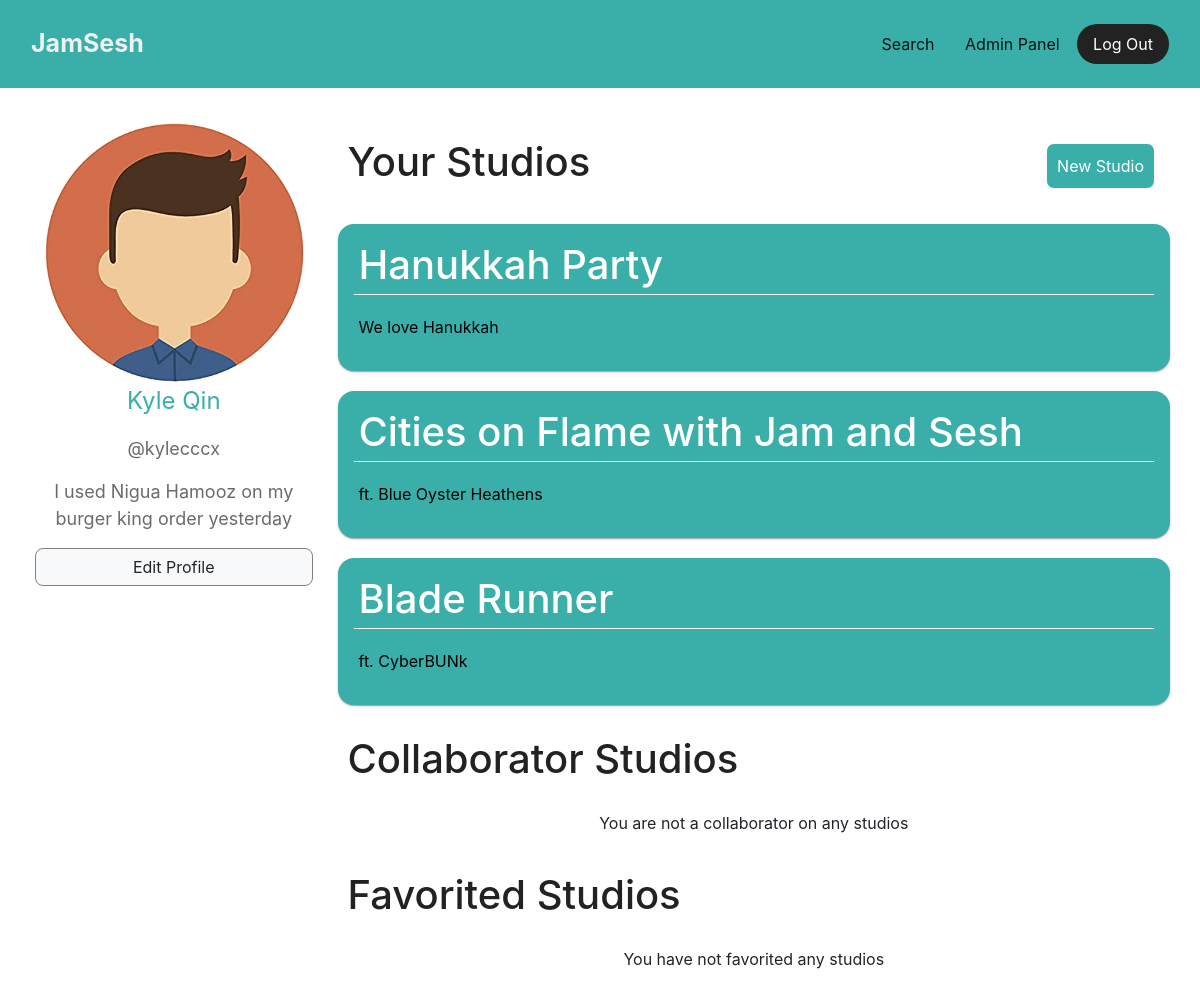
The app's page /user-profile.php (signed in), older data.
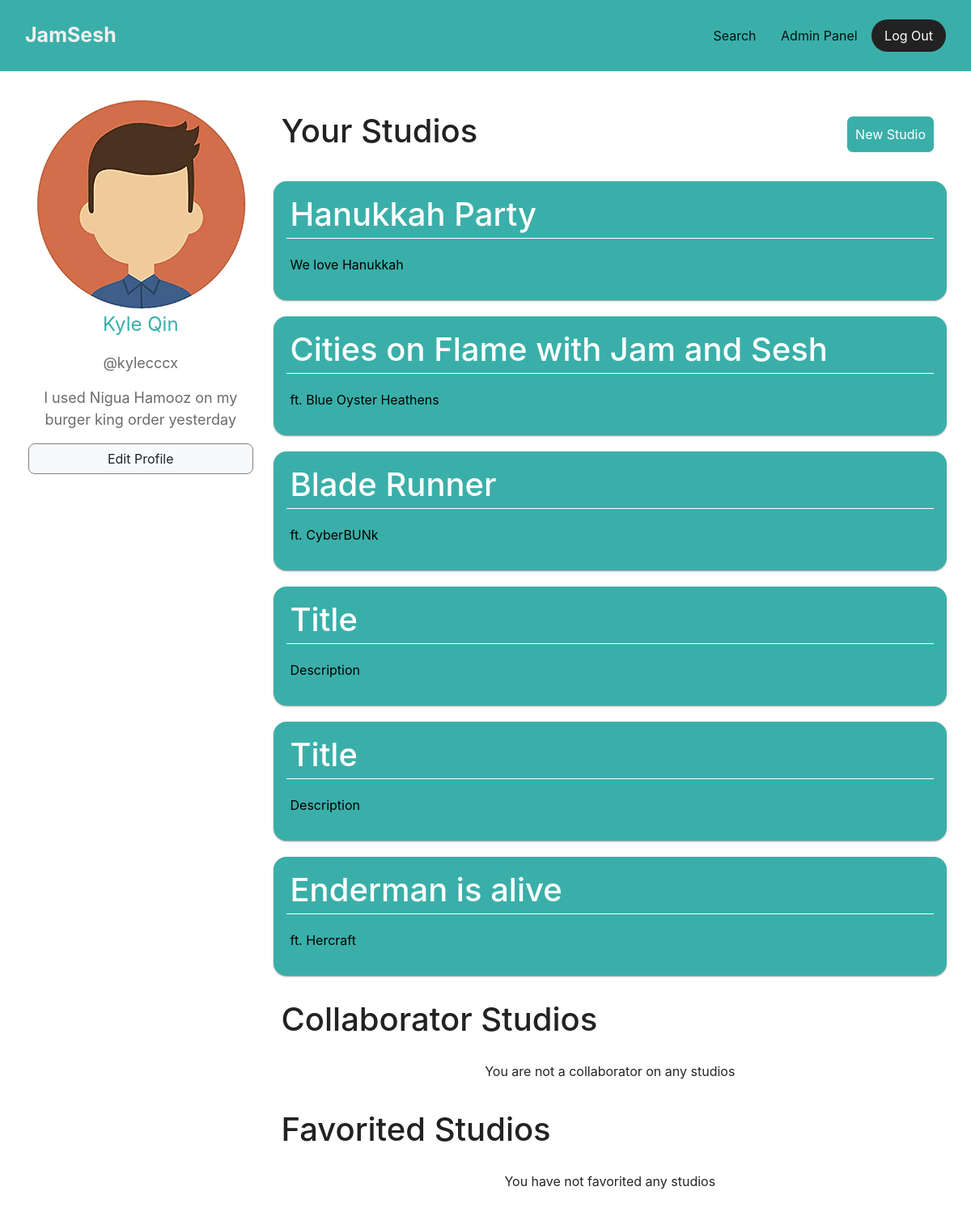
The same page, newer data.
### tables this page shows
CREATE TABLE `studios` (
  `id` int(11) NOT NULL,
  `owner` varchar(50) DEFAULT NULL,
  `instruments` mediumtext DEFAULT '',
  `title` varchar(50) NOT NULL DEFAULT 'Title',
  `visibility` varchar(10) NOT NULL DEFAULT 'Public',
  `allowFork` varchar(5) NOT NULL DEFAULT 'Yes',
  `description` varchar(2048) NOT NULL DEFAULT 'Description',
  `forks` int(10) NOT NULL DEFAULT 0,
  `isAFork` int(11) DEFAULT NULL,
  `favorites` int(255) DEFAULT 0
);

### user-profile.php (the view, shortened to what this page needs)
<?php
include 'assets/php/db_conn.php';
function fetchOwnedStudios( $link ) {
  $owned_studios = array();
  $sql = "SELECT id, title, visibility, allowFork, description FROM studios WHERE owner = '" . $_SESSION["email"] . "'";
  $result = $link->query($sql);
  if ($result->num_rows > 0) {
    while ($row = $result->fetch_assoc()) {
      array_push( $owned_studios, [ 'id' => $row['id'],
                                    'title' => $row['title'],
                                    'visibility' => $row['visibility'],
                                    'allowFork' => $row['allowFork'],
                                    'description' => $row['description'] ] );
    }
  }
  return $owned_studios;
}
$_SESSION["users_studios"] = fetchOwnedStudios( $link );
?>
<!DOCTYPE html>
<html lang="en-us">
<head>
  <link rel="stylesheet" href="assets/bootstrap/css/bootstrap.min.css">
  <link rel="stylesheet" href="assets/css/Homepage-Nav.css">
  <link rel="stylesheet" href="assets/css/User-Profile.css">
</head>
<body>
  <nav class="navbar navbar-light navbar-expand-md navigation-clean-button">
    <div class="container"><a class="navbar-brand" href="#">JamSesh</a>
      <div class="collapse navbar-collapse" id="navcol-1">
        <span class="navbar-text actions">
          <a class="btn btn-link" role="button" href="search_button.php">Search</a>
          <?php
            if ($_SESSION["isAdmin"] == 'Yes') {
              echo '<a class="btn btn-link" role="button" href="admin.php">Admin Panel</a>';
            }
          ?>
          <a class="btn btn-light action-button" role="button" href="logout.php">Log Out</a>
        </span>
      </div>
    </div>
  </nav>
  <section class="d-xl-flex flex-row pad">
    <div class="d-flex flex-column text-center bio">
      <?php
      echo "<img src='" . $_SESSION["profilePic"] . "' alt='profile picture' class='pic'>";
      echo "<p class='name'>" . $_SESSION["displayName"] . "</p>";
      echo "<p class='subName'>@" . $_SESSION["username"] . "</p>";
      echo "<p class='subName'>" . $_SESSION["bio"] . "</p>";
      ?>
      <a data-toggle="modal" data-target="#editProfile" class="btn btn-light action-button changePic" role="button">
        Edit Profile
      </a>
      <div class="genreContainer d-flex flex-row">
      </div>
    </div>
    <div class="d-flex flex-column text-center studioSection">
      <div class="studioHeader d-flex flex-row">
        <h1>Your Studios</h1>
        <a data-toggle="modal" data-target="#newStudio" class="btn btn-light action-button addStudio" role="button">New Studio</a>
      </div>
      <?php
      if (@$_SESSION["users_studios"]) {
        foreach ($_SESSION["users_studios"] as $s) {
          echo "<form method='POST' action='user-profile.php'>";
          echo "<button type='submit' name='studio-clicked' value=" . $s["id"] . " class='studio'>";
          echo "<div class='studioTitle text-left'>" . $s["title"] . "</div>";
          echo "<hr />";
          echo "<p class='studioDescription text-left'>" . $s["description"] . "</p>";
          echo "</button>";
          echo "</form>";
        }
      } else {
        echo "<p>No Studios Yet</p>";
      }
      echo "<div class='studioHeader d-flex flex-row'>";
      echo "<h1>Collaborator Studios</h1>";
      echo "</div>";
      if (@$_SESSION["users_collab_studios"]) {
        foreach ($_SESSION["users_collab_studios"] as $s) {
          echo "<form method='POST' action='user-profile.php'>";
          echo "<button type='submit' name='studio-clicked' value=" . $s["id"] . " class='studio'>";
          echo "<div class='studioTitle text-left'>@" . $s["owner"] . "/" . $s["title"] . "</div>";
          echo "<hr />";
          echo "<p class='studioDescription text-left'>" . $s["description"] . "</p>";
          echo "</button>";
          echo "</form>";
        }
      } else {
        echo "<p>You are not a collaborator on any studios</p>";
      }
      echo "<div class='studioHeader d-flex flex-row'>";
      echo "<h1>Favorited Studios</h1>";
      echo "</div>";
      if (@$_SESSION["favorited-studios"]) {
        foreach ($_SESSION["favorited-studios"] as $s) {
          echo "<form method='POST' action='user-profile.php'>";
          echo "<button type='submit' name='studio-clicked' value=" . $s["id"] . " class='studio'>";
          echo "<div class='studioTitle text-left'>@" . $s["owner"] . "/" . $s["title"] . "</div>";
          echo "<hr />";
          echo "<p class='studioDescription text-left'>" . $s["description"] . "</p>";
          echo "</button>";
          echo "</form>";
        }
      } else {
        echo "<p>You have not favorited any studios</p>";
      }
      ?>
    </div>
  </section>
</body>
</html>

### assets/css/Homepage-Nav.css (style rules this page uses)
.navigation-clean-button { padding-top: 1rem; padding-bottom: 1rem; background: rgb(58,175,169); }
.navigation-clean-button .navbar-brand { font-weight: bold; color: #f0f0f0; font-size: 25px; }
.navigation-clean-button .navbar-text .action-button, .navigation-clean-button .navbar-text .action-button:active { border-radius: 20px; color: #fff; border: none; padding: .5rem 1rem; background: #222222; }
.navbar .container { max-width: 100%; }

### assets/css/User-Profile.css (style rules this page uses)
.bio { flex: 1 1; justify-content: left; padding: 15px; }
.pic { align-self: center; border-radius: 50%; width: 260px; height: 260px; }
.name { flex-basis: auto; color: rgb(58,175,169); font-size: x-large; }
.subName { flex-basis: auto; color: rgb(106, 107, 107); font-size: large; }
.changePic { flex-basis: auto; border-radius: 8px; border: 1px solid grey; }
hr { border-top: 0.5px solid lightgrey; margin-left: 0; margin-right: 0; margin-bottom: 0; height: 0px; padding: 10px; }
.studioSection { flex: 3 0; align-items: stretch; padding: 10px; }
.studioHeader { flex-direction: column; color: rgb(34,34,34); font-weight: bold; margin-bottom: 10px; margin-top: 10px; padding: 10px; justify-content: space-between; }
.addStudio { margin: 5px; background-color: #3aafa9; flex-basis: auto; color: white; border-radius: 8px; padding: 10px; }
.pad { padding: 20px; justify-content: space-around; }
hr { border-top: 1px solid white; margin-left: 10px; margin-right: 10px; margin-top: -1px; }
.studio { transition: all .8s ease; justify-content: start; margin-top: 10px; margin-bottom: 10px; flex: 1 0; background: #3aafa9; box-shadow: 0 1px 1px 0 rgba(0,0,0,0.14), 0 2px 1px -1px rgba(0,0,0,0.12), 0 1px 3px 0 rgba(0,0,0,0.20); ; border-radius: 16px; color: rgb(255,255,255); border: none; width: 100%; }
.studioTitle { font-size: 40px; font-weight: 500; padding-left: 15px; padding-top: 10px; }
.studioDescription { padding-left: 15px; padding-bottom: 15px; color: black; }
.genreContainer { flex-wrap: wrap; padding: 5px; }

Row changes from the older to the newer data that the page shows:
added studios: $s["id"] 53 (drawn), title "Title", description "Description"
added studios: $s["id"] 55 (drawn), title "Title", description "Description"
added studios: $s["id"] 57 (drawn), title "Enderman is alive", description "ft. Hercraft"
